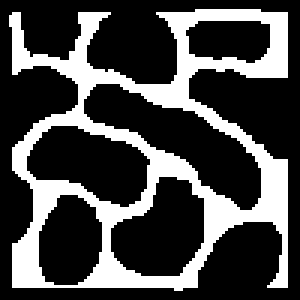
#> input picture maze02.png, 100 x 100 px (shown 3 times larger)
$ python wavefront.py
#> lines starting #> are read from the running program, lines starting #| are printed output that depends on the picture; after the words box and inside, x2 and y2 are one past the last pixel; in counts of white or black regions, pixels touching at a corner belong together
# Name: Darion Kwasnitza
# ID: 3122890
# Class: CMPT312 - Lab 7 Part 2

import cv2 as cv
import numpy as np

class WaveFront:

    def __init__(self, filename, startPoint, endPoint):
        self.filename = filename
        self.startPoint = startPoint
        self.endPoint = endPoint
        self.frame = self.loadMap()
        self.distance = None
        self.wavefrontnow = self.createPath()
        self.wavefrontnew = None
        self.path = self.viewPath()

    def loadMap(self):
        # read in the image (0 for greyscale in case coloured map)
        grey_img = cv.imread(self.filename, 0)
#> grey_img: shape (100, 100); 28.4% white; 1 white region, box (x1, y1, x2, y2) and area: (3, 3, 96, 97) 2836
        return grey_img

    def wavePropogate(self):
        # get how many rows and cols
        rows, cols = self.frame.shape
#> rows = 100; cols = 100
        # np.full(shape, fill value)
        # fill distances array with -1's for unexplored pixels
        self.distance = np.full((rows, cols), -1)
        # mark the end point
        self.distance[self.endPoint[1], self.endPoint[0]] = 2
        # define the possible movements from each pixel
        pssibleDirections = [(-1, 0), (1, 0), (0, -1), (0, 1),
                      (-1, -1), (-1, 1), (1, -1), (1, 1)]
        # start the new wavefront at the endpoint
        self.wavefrontnew = [self.endPoint]
        # while items in self.wavefrontnew loop
        while self.wavefrontnew:
            # pop the first element out of wavefrontnew and get it's x, y
            x, y = self.wavefrontnew.pop(0)
            updatedDistance = self.distance[y, x]
            for distancex, distancey in pssibleDirections:
                # set new position by adding all possibilities of direction to current x and y
                newx, newy = x + distancex, y + distancey
                # check to make sure its white and its a new unexplored pixel
                if (self.frame[newy, newx] > 127) & (self.distance[newy, newx] == -1):
                    # increment distance by 1
                    self.distance[newy, newx] = updatedDistance + 1
                    # add to new wave front
                    self.wavefrontnew.append((newx, newy))

    def createPath(self):
        self.wavePropogate()
        # start the path at the start point
        self.path = [self.startPoint]
        # get the x, y of the current start point
        x, y = self.startPoint
        possibleDirections = [(-1, 0), (1, 0), (0, -1), (0, 1),
                      (-1, -1), (-1, 1), (1, -1), (1, 1)]
        # loop until at endpoint
        while (x, y) != self.endPoint:
            # set next step to none
            next = None
            # set minimum distance, will start at maximum distance
            # ex with maze 2 is 142
            minimumDistance = self.distance[y, x]
            for distancex, distancey in possibleDirections:
                # record new position by adding all possibilities of direction to current x and y
                newx, newy = x + distancex, y + distancey
                # check if new distance values are less than current minimun distance
                if 0 < self.distance[newy, newx] < minimumDistance:
                    # if less than minimum, update next and update minimum
                    next = (newx, newy)
                    minimumDistance = self.distance[newy, newx]
            # append next to the path
            if next:
                self.path.append(next)
                x, y = next
        return self.path

    def viewPath(self):
        # convert back to colour image
        img = cv.cvtColor(self.frame, 1)
#> img is the input picture: shape (100, 100, 3); 28.4% white; 1 white region, box (x1, y1, x2, y2) and area: (3, 3, 96, 97) 2836
        # loop until self.wavefrontnow -1 because will be out of bounds
        # if checking next at final position, and draw the lines
        for i in range(len(self.wavefrontnow) - 1):
            cv.line(img, self.wavefrontnow[i], self.wavefrontnow[i + 1], (0, 0, 255), 1)
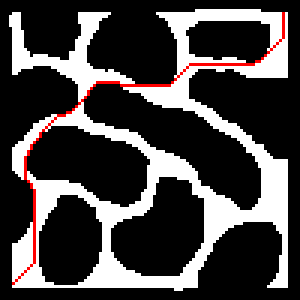
#> img: shape (100, 100, 3) (shown 3 times larger); 1.41% of pixels changed, all inside (x1, y1, x2, y2) = (4, 4, 95, 95)
        # draw circles on start and end points
        cv.circle(img, self.startPoint, 1, (0, 0, 255), 1)
#> img: shape (100, 100, 3); 0.03% of pixels changed, all inside (x1, y1, x2, y2) = (93, 3, 96, 5)
        cv.circle(img, self.endPoint, 1, (0, 0, 255),1)
#> img: shape (100, 100, 3); mean B, G, R 68.6, 68.6, 72.4
        # scale the image
        scale=3
        w=int(self.frame.shape[1]*scale)
#> w = 300
        h=int(self.frame.shape[0]*scale)
#> h = 300
        newSize = (w,h)
#> newSize = (300, 300)
        resized_img = cv.resize(img,newSize,cv.INTER_AREA)
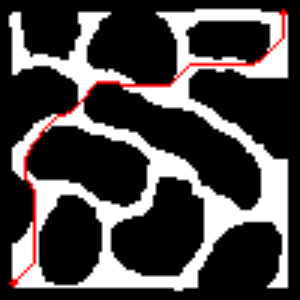
#> resized_img: shape (300, 300, 3); mean B, G, R 68.6, 68.6, 72.4
        cv.imshow("Resized Image", resized_img)
        cv.waitKey(0)

if __name__ == "__main__":
    m = WaveFront("maze02.png", (94, 4), (4, 94))
